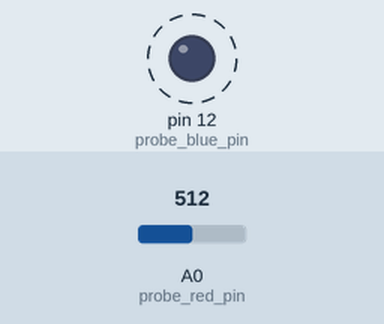
The sketch below on a simulated Arduino Uno, built with avr-gcc and run on an emulated ATmega328P. Shown: output pins drawn as LEDs (lit = HIGH). Dashed ring = blinking. The inputs (shaded band) are chosen by the test bench; at power-on: A0 (probe_red_pin) = 512. What the sketch prints to the serial monitor is not drawn.

Above: at 0.16 s.
Timing chart, 0 to 3.0 s (numbered marks = the images above):
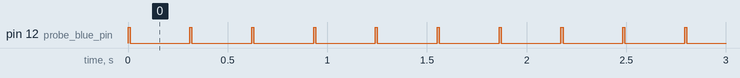

Measured:
- by itself, pin 12 (probe_blue_pin): alternates HIGH for 0.01 s and LOW for 0.30 s

The sketch:

conductivitymeter.ino
```cpp
const int probe_blue_pin = 12;
const int probe_red_pin = A0;

void setup() {
 Serial.begin(9600);
 pinMode(probe_blue_pin, OUTPUT);
 digitalWrite(probe_blue_pin, LOW);
}

void loop() {
 int signal;
 digitalWrite(probe_blue_pin, HIGH);
 delay(10);
 signal = analogRead(probe_red_pin);
 digitalWrite(probe_blue_pin, LOW);

 Serial.println(signal);
 delay(300);
}
```
